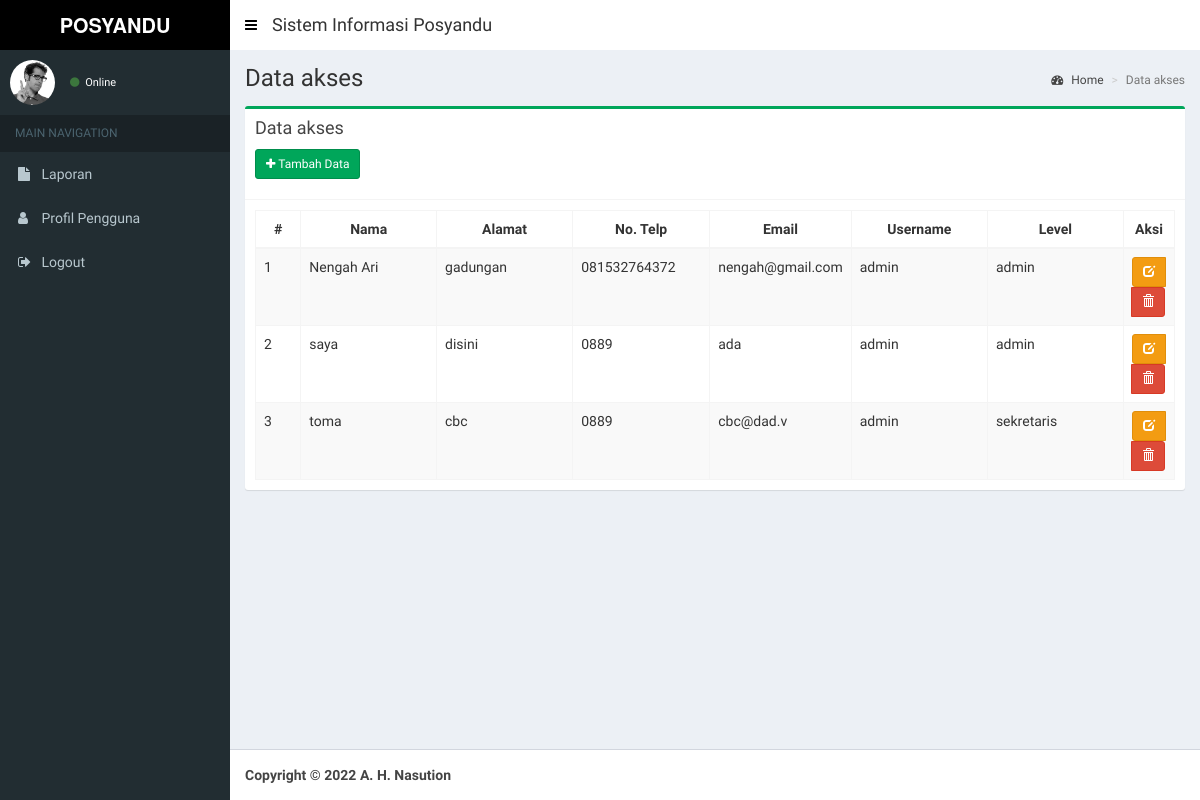
The page /index.php/akses on the database its author committed.
### tables this page shows
CREATE TABLE `akses` (
  `id_pengguna` int NOT NULL,
  `nama_pengguna` varchar(50) NOT NULL,
  `alamat` varchar(50) NOT NULL,
  `telp` varchar(12) NOT NULL,
  `email` varchar(50) NOT NULL,
  `username` varchar(30) NOT NULL,
  `password` varchar(30) NOT NULL,
  `level` enum('lurah','sekretaris','admin') NOT NULL
);

### application/views/layout/v_content.php (called while the page is built, shortened)
 	<?php
	if ($content)
	{
		$this->load->view($content);
	}
?>

### application/controllers/Akses.php (called while the page is built, shortened)
<?php
class Akses extends CI_Controller {
	public function __construct()
	{
		$this->load->model('Akses_model', 'akses');
		$this->load->helper('tgl_indo');
		$this->load->helper('security');
	}
	public function index()
	{
		$data = array(
			'title'			=> 'SISTEM SURAT',
			'judul'			=> 'Data akses',
			'data' 			=> $this->akses->tabel()->result(),
			'content'		=> 'akses/v_content',
			'ajax'	 		=> 'akses/v_ajax'
		);
		$this->load->view('layout/v_wrapper', $data, FALSE);
	}
}

### index.php (called while the page is built, shortened)
<?php
require_once BASEPATH.'core/CodeIgniter.php';

### application/models/Akses_model.php (called while the page is built, shortened)
<?php
class Akses_model extends CI_Model {
	public function tabel($where = null)
	{
		if($where == null){
			$this->db->select('*');
			$this->db->from('akses');
			$this->db->order_by('akses.id_pengguna', 'Asc');
			$query = $this->db->get();
		}else{
			$this->db->select('*');
			$this->db->from('akses');
			$this->db->order_by('akses.id_pengguna', 'Asc');
			$this->db->where($where);
			$query = $this->db->get();
		}
		return $query;
	}
}

### application/views/akses/v_content.php (the view, shortened to what this page needs)
<section class="content-header">
  <h1>
    <?= $judul ?>
  </h1>
  <ol class="breadcrumb">
    <li><a href="<?= base_url() ?>dashboard"><i class="fa fa-dashboard"></i> Home</a></li>
    <li class="active"><?= $judul ?></li>
  </ol>
</section>
<section class="content">
  <div class="row">
    <div class="col-xs-12">
      <div class="box box-success">
        <div class="box-header with-border">
          <h3 class="box-title">Data akses</h3>
          <div style="padding-top: 10px;">
          <p><a href="<?= base_url(); ?>akses/add" class="btn btn-sm btn-success icon-btn"><i class="fa fa-plus"></i> Tambah Data</a></p>
          </div>
        </div>
        <div class="box-body">
          <table id="example1" class="table table-bordered table-striped" style="width: 100%;">
              <thead>
                  <tr>
                      <th style="width: 5%;text-align: center;">#</th>
                      <th style="width: 15%;text-align: center;">Nama</th>
                      <th style="width: 15%;text-align: center;">Alamat</th>
                      <th style="width: 15%;text-align: center;">No. Telp</th>
                      <th style="width: 15%;text-align: center;">Email</th>
                      <th style="width: 15%;text-align: center;">Username</th>
                      <th style="width: 15%;text-align: center;">Level</th>
                      <th style="width: 13%;text-align: center;">Aksi</th>
                  </tr>
              </thead>
              <tbody>
                  <?php $total= 0; $no=1; foreach($data as $row){  ?>
                  <tr>
                      <td><?= $no++ ?></td>
                      <td><?= $row->nama_pengguna ?></td>
                      <td><?= $row->alamat ?></td>
                      <td><?= $row->telp ?></td>
                      <td><?= $row->email ?></td>
                      <td><?= $row->username ?></td>
                      <td><?= $row->level ?></td>
                      <td style="text-align: center;">
                          <form action="<?= base_url() ?>akses/delete/<?= $row->id_pengguna ?>" method="post">
                              <div class="btn-group">
                                  <a href="<?= base_url() ?>akses/edit/<?= $row->id_pengguna ?>" class=" btn btn-sm btn-warning" data-toggle="tooltip" title="Edit"><span class="glyphicon glyphicon-edit"></span></a>
                                  <button class="btn btn-sm btn-danger" type="submit" onclick="return confirm('Yakin ingin menghapus data?')" data-toggle="tooltip" title="Hapus"><span class="glyphicon glyphicon-trash"></span></button>
                              </div>
                          </form>
                      </td>
                  </tr>
                <?php } ?>
              </tbody>
          </table>
        </div>
      </div>
    </div>
  </div>
</section>

### rows shown on the page
akses: nama_pengguna "Nengah Ari", alamat "gadungan", telp "081532764372", email "nengah@gmail.com", username "admin", level "admin"
akses: nama_pengguna "saya", alamat "disini", telp "0889", email "ada", username "admin", level "admin"
akses: nama_pengguna "toma", alamat "cbc", telp "0889", email "cbc@dad.v", username "admin", level "sekretaris"

### other values the page prints
$judul "Data akses"
